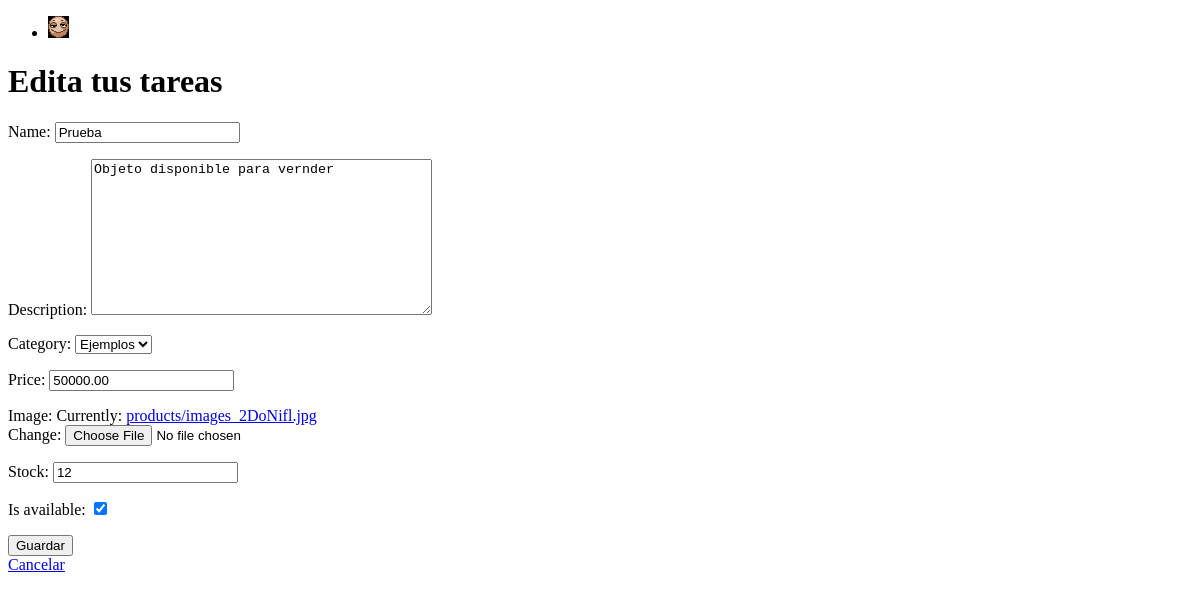
The app's page /admin-panel/product/1/edit/ (signed in), older data.
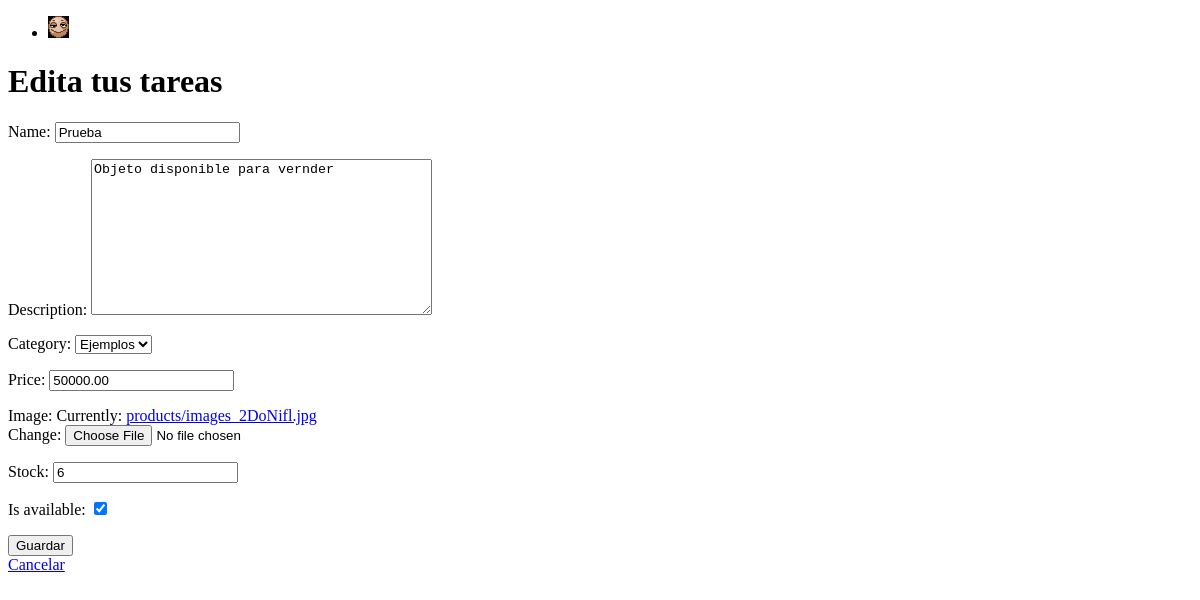
The same page, newer data.
### virtualApp/models.py (models this page shows, shortened)
class Products(models.Model):
    category = models.ForeignKey(
        Category,
        on_delete=models.CASCADE,
        related_name = "products"
    )
    name = models.CharField(max_length=100)
    description = models.TextField(max_length=250)
    price = models.DecimalField(max_digits=10, decimal_places=2)
    image = models.ImageField(upload_to="products/")
    stock = models.PositiveIntegerField()
    creation_date = models.DateTimeField(auto_now_add=True)
    is_available = models.BooleanField(default=True)
    user = models.ForeignKey(
        User,
        on_delete=models.CASCADE,
        related_name="products"
    )

class Category(models.Model):
    name = models.CharField(max_length=50)
    def __str__(self):
        return self.name

### virtualApp/views/admin.py (the view)
@login_required
def edit_product(request, product_id):
    product = get_object_or_404(
        Products,
        id = product_id,
        user = request.user
    )
    if request.method == "POST":
        form = ProductForm(
            request.POST,
            request.FILES,
            instance=product
        )
        if form.is_valid():
            form.save()
        messages.success(
            request,
            "El producto ha sido modificado correctamente"
        )
        return redirect("virtualApp:admin_panel")
    else:
        form = ProductForm(instance=product)
    return render(request, "product/edit_product.html", {
        "form":form,
        "product":product
    })

### virtualApp/forms.py
class ProductForm(forms.ModelForm):
    class Meta:
        model = Products
        fields = ["name", "description", "category", "price", "image", "stock", "is_available"]

### virtualApp/templates/product/edit_product.html (shortened to what this page needs)
{% extends 'base.html' %}
{% block content %}
    <h1>Edita tus tareas</h1>
    <form method="post" enctype="multipart/form-data">
        {{ form.as_p }}
        <button type="submit">
            Guardar
        </button>
    </form>
    <a href="url 'virtualApp:admin_panel">
        Cancelar
    </a>
{% endblock %}

### virtualApp/templates/base.html (shortened to what this page needs)
{% load static %}
<!DOCTYPE html>
<html lang="en">
<head>
</head>
<body>
    <nav>
        <ul>
            <li>
                <a href="{% url 'virtualApp:index' %}"><img src="{% static 'img/Drunk.png' %}" alt=""></a>
            </li>
        </ul>
    </nav>
</body>
</html>
{% block content %}
{% endblock %}

Row changes from the older to the newer data that the page shows:
changed Products "Objeto disponible para vernder": stock "12" → "6"
